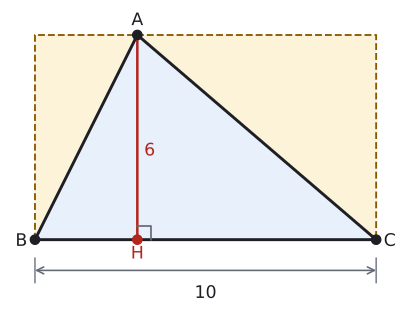

Generate this figure with Python:
import sys; sys.path.insert(0, "tools")
from cizim import *

# Örnek 1: |BC| = 10, |AH| = 6, H, BC üzerinde (|BH| = 3). Üçgen 10 x 6 dikdörtgenin yarısı.
P = lambda x, y: np.array([float(x), float(y)])
uz = lambda X, Y: float(np.linalg.norm(X - Y))
def dik(K, X, Y, r):
    """K köşesinde KX ile KY arasındaki dik açı işareti (r: kenar boyu)."""
    a_ = (X - K) / uz(X, K) * r; b_ = (Y - K) / uz(Y, K) * r
    ax.plot(*zip(K + a_, K + a_ + b_, K + b_), color=SOLUK, lw=1.3)
def kenar(X, Y, metin, G, d, renk=YAZI, fs=13):
    """[XY] kenarının ortasına, G'den uzak yana d kadar açıkta etiket."""
    M = (X + Y) / 2; t = (Y - X) / uz(X, Y); n = np.array([-t[1], t[0]])
    if np.dot(n, M - G) < 0: n = -n
    ax.text(*(M + d * n), metin, ha="center", va="center", color=renk, fontsize=fs)
def olcu(X, Y, metin, kay, renk=SOLUK, fs=13):
    """X ile Y arasında, kay vektörü kadar kaydırılmış oklu ölçü çizgisi; yazı çizginin dışında."""
    kay = np.array(kay, dtype=float); X2, Y2 = X + kay, Y + kay
    ax.annotate("", xy=Y2, xytext=X2, arrowprops=dict(arrowstyle="<->", color=renk, lw=1.2, shrinkA=0, shrinkB=0))
    for Z in (X, Y): ax.plot(*zip(Z + kay * 0.6, Z + kay * 1.4), color=renk, lw=1)
    M = (X2 + Y2) / 2 + 0.75 * kay
    ax.text(*M, metin, ha="center", va="center", color=YAZI, fontsize=fs)
def harf(X, ad, dx, dy, renk=YAZI):
    nokta(ax, *X, "", renk=renk)
    ax.text(X[0] + dx, X[1] + dy, ad, ha="center", va="center", color=renk, fontsize=13)

B, C, A, H = P(0, 0), P(10, 0), P(3, 6), P(3, 0)
D1, D2 = P(0, 6), P(10, 6)
fig, ax = sekil(6, 4.2)
ax.set_aspect("equal"); ax.axis("off")
ax.add_patch(patches.Polygon([B, H, A], closed=True, facecolor=MAVI_ACIK, edgecolor="none"))
ax.add_patch(patches.Polygon([H, C, A], closed=True, facecolor=MAVI_ACIK, edgecolor="none"))
ax.add_patch(patches.Polygon([B, A, D1], closed=True, facecolor=SARI_ACIK, edgecolor="none"))
ax.add_patch(patches.Polygon([A, C, D2], closed=True, facecolor=SARI_ACIK, edgecolor="none"))
ax.plot(*zip(B, D1, D2, C), color=SARI, lw=1.4, ls="--")
ax.plot(*zip(B, C, A, B), color=YAZI)
ax.plot(*zip(A, H), color=KIRMIZI, lw=1.9)
dik(H, A, C, 0.4)
harf(A, "A", 0, 0.42); harf(B, "B", -0.4, -0.05); harf(C, "C", 0.4, -0.05); harf(H, "H", 0, -0.42, KIRMIZI)
ax.text(3.2, 2.6, "6", ha="left", va="center", color=KIRMIZI, fontsize=13)
olcu(B, C, "10", (0, -0.9))
ax.set_xlim(-0.8, 10.8); ax.set_ylim(-2.3, 6.8)
kaydet(fig, __file__)
